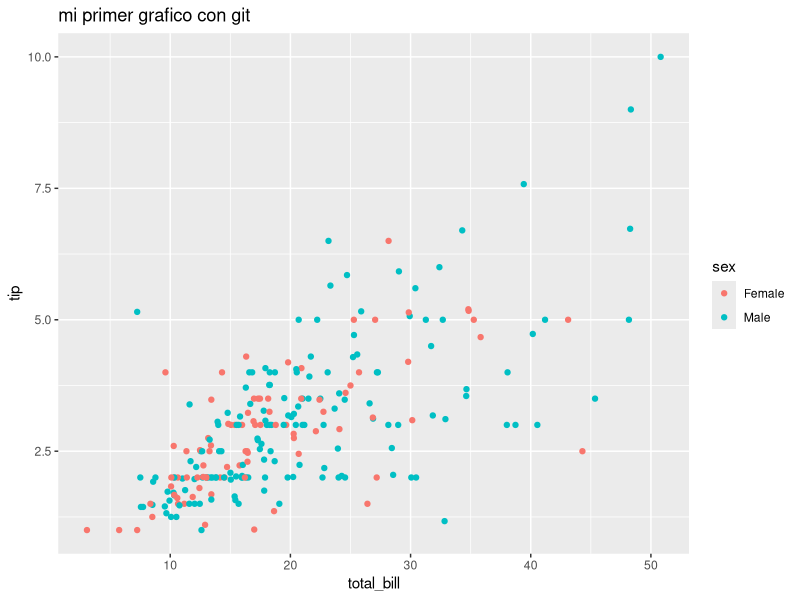

Write R code to recreate this figure.
#Importar paquetes de R
library(ggplot2)
library(tidyverse)
library(reshape2)

df=tips

ggplot(df,aes(x=total_bill,y=tip,color=sex))+
  geom_point()+
  labs(title='mi primer grafico con git')




